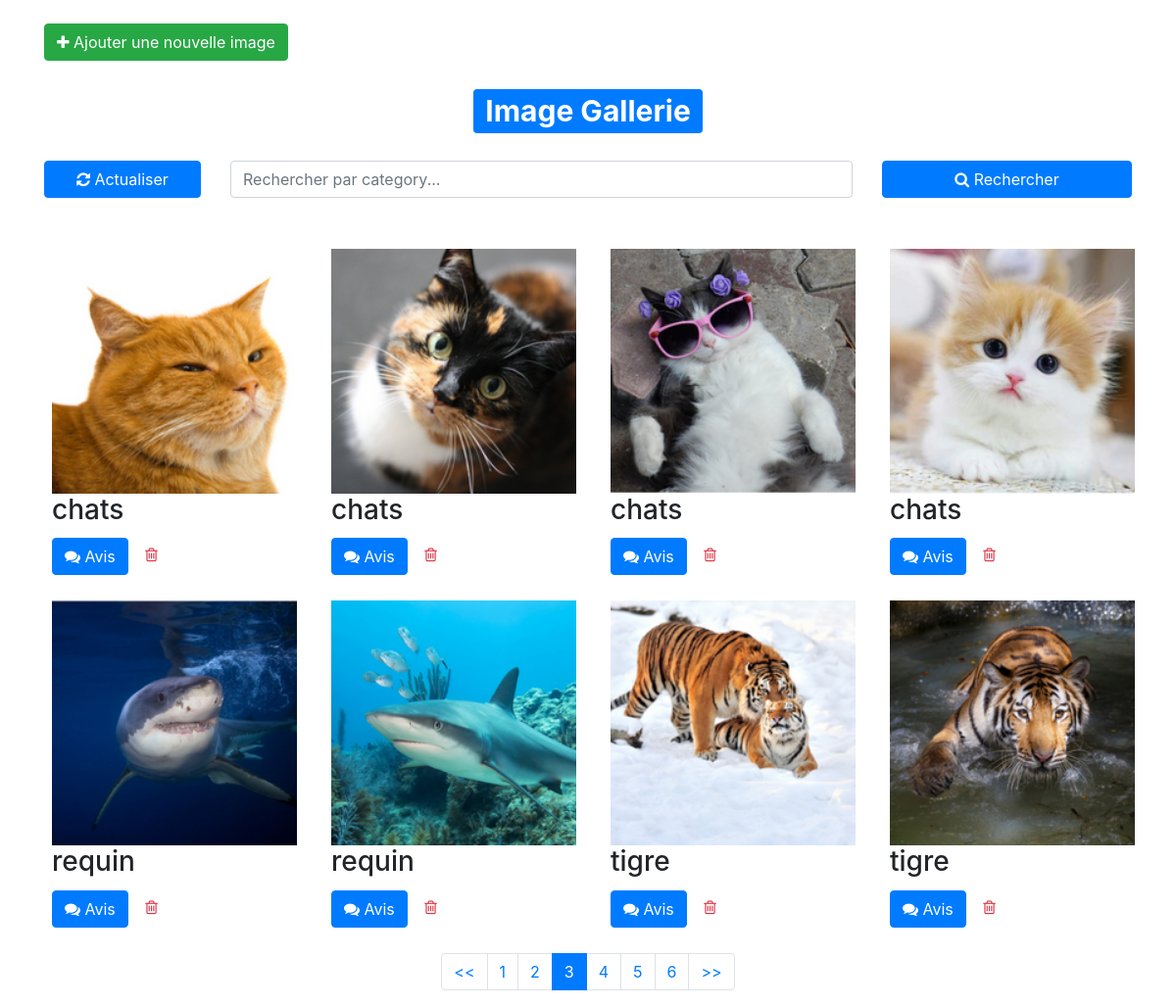
The page /view.php?page=3 on the database its author committed.
### tables this page shows
CREATE TABLE IF NOT EXISTS `images` (
  `id` int(11) NOT NULL AUTO_INCREMENT,
  `name` varchar(100) NOT NULL,
  `image` varchar(255) NOT NULL,
  `title` varchar(100) DEFAULT NULL,
  `isdeleted` int(11) NOT NULL DEFAULT '0',
  PRIMARY KEY (`id`)
);

### view.php (the view, shortened to what this page needs)
<?php
$database = new Connection();
$db = $database->openConnection();
?>
<!DOCTYPE html>
<html lang="en">
<head>
	<link href="//maxcdn.bootstrapcdn.com/bootstrap/4.1.1/css/bootstrap.min.css" rel="stylesheet" id="bootstrap-css">
	<link href="https://maxcdn.bootstrapcdn.com/font-awesome/4.3.0/css/font-awesome.min.css" rel="stylesheet">
	<link rel="stylesheet" href="https://cdnjs.cloudflare.com/ajax/libs/magnific-popup.js/1.1.0/magnific-popup.css" />
</head>
<body>
	<?php
	$count = "SELECT COUNT(*) as nbr_img FROM images WHERE isdeleted !=1 ";
	$nbr_img = $db->prepare($count);
	$nbr_img->execute();
	$res_nbr = $nbr_img->fetch();
	@$page = $_GET['page'];
	$nbr_per_page = 8;
	$nbr_de_page = ceil($res_nbr['nbr_img'] / $nbr_per_page);
	$debut = ($page - 1) * $nbr_per_page;
	?>
	<div class="container">
		<div class="section">
			<div class=" my-4">
				<a href="index" class="btn btn-success"><i class="fa fa-plus"></i> Ajouter une nouvelle image</a>
			</div>
			<div class="col-lg-12 text-center my-1">
				<h1><span class="badge bg-primary rounded-pill text-white">Image Gallerie</span></h1>
			</div>
			<form action="" class="mt-4" method="GET">
				<div class="row">
					<div class="col-lg-2 my-1">
						<a href="view.php" style="width: 100%;" class="btn btn-primary fw-bold text-white" id="back_glr"><i class="fa fa-refresh" aria-hidden="true"></i> Actualiser</a>
					</div>
					<div class="col-lg-7 my-1">
						<input type="text" name="recherch" class="form-control" placeholder="Rechercher par category...">
					</div>
					<div class="col-lg-3 my-1">
						<button class="btn btn-primary" type="submit" name="btn_search" style="width: 100%;"><i class="fa fa-search" aria-hidden="true"></i> Rechercher</button>
					</div>
				</div>
			</form>
		</div>
		<div class="section">
			<div class="portfolio-item row mt-5">
				<?php
				if (!isset($_GET['btn_search'])) {
					$stmt = $db->prepare("SELECT * from images where isdeleted != 1 limit $debut,$nbr_per_page");
					$stmt->execute();
					$imagelist = $stmt->fetchAll();
					foreach ($imagelist as $image) {
				?>
						<div class="col-sm-3 col-md-3">
							<div class="item selfie ml-2">
								<div class="thumbnail">
									<a href="<?php echo $image['image'] ?>" class="fancylight popup-btn" data-fancybox-group="light">
										<img style="height: 250px;" src="<?php echo $image['image'] ?>" alt="<?= $image['title'] ?>" title="<?= $image['title'] ?>">
									</a>
								</div>
								<div class="caption">
									<h3><?= $image['title'] ?></h3>
									<p>
										<a class="btn btn-primary text-white mt-1" href="comments?id=<?php echo $image['id'] ?>"><i class="fa fa-comments"></i> Avis</a>
										<a href="#myModal" role="button" class="btn text-danger" data-id="4" data-toggle="modal" data-toggle="modal" data-id_img="<?php echo $image['id'] ?>"><i class="fa fa-trash-o"></i></a>
									</p>
								</div>
							</div>
						</div>
					<?php
					}
					?>
			</div>
			<ul class="pagination justify-content-center">
				<?php
					if ($page > 1) {
						echo '<li class="page-item "><a class="page-link" href="?page=' . ($page - 1) . '"><<</a></li>';
					}else{
		                echo '<li class="page-item "><a class="page-link" href="javascript:void(0);"><<</a></li>';
					}
					for ($i = 1; $i <= $nbr_de_page; $i++) {
						if ($i == $page)
							$active = "active";
						else
							$active = "";
						if ($page != $i)
							echo "<li class=\"page-item \"><a class=\"page-link\" href=\"?page=$i\">$i</a></li>";
						else
							echo "<li class=\"$active page-item \"><a class=\"page-link\">$i</a></li>";
					}
					if ($nbr_de_page > $page) {
						echo '<li class="page-item "><a class="page-link" href="?page=' . ($page + 1) . '">>></a></li>';
					}else{
		                echo '<li class="page-item " ><a class="page-link" disabled ></a></li>';
					}
				?>
			</ul>
	<?php
				}
	?>
	</div>
	</div>
</body>
</html>

### view.php (style rules this page uses)
body { margin: 0; padding: 0; }
.portfolio-item .item { float: left; margin-bottom: 10px; }

### rows shown on the page
images: image (picture), title "chats"
images: image (picture), title "chats"
images: image (picture), title "chats"
images: image (picture), title "chats"
images: image (picture), title "requin"
images: image (picture), title "requin"
images: image (picture), title "tigre"
images: image (picture), title "tigre"
